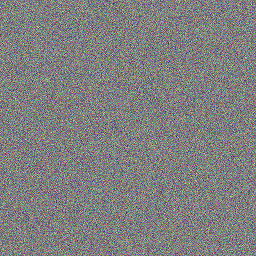
#> input picture baigti/test.png, 256 x 256 px
$ python random_rgb_static.py
#> lines starting #> are read from the running program, lines starting #| are printed output that depends on the picture
from PIL import Image
import random

im = Image.open('test.png')
#> im is the input picture: PIL image 256x256 RGBA; mean R, G, B, A 127.2, 127.2, 127.2, 255
pix = im.load()
print(im.size)
#| (256, 256)
def test():
    for x in range(im.size[0]):
        for y in range(im.size[1]):
            pix[x,y] = (random.randint(0,255),random.randint(0,255),random.randint(0,255))
    print("generated")
    save()
    test()
def save():
    im.save('test.png')
test()
#> in save (call 33), `im.save('test.png')`:
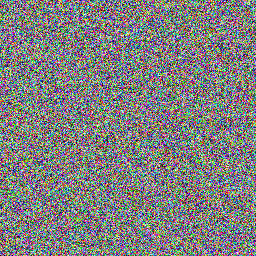
#> saved as test.png: PIL image 256x256 RGBA; mean R, G, B, A 127.3, 127.4, 126.9, 255
#> in save (call 34), `im.save('test.png')`:
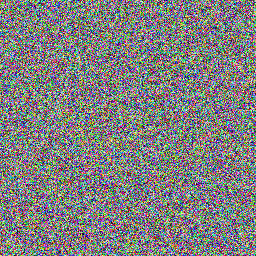
#> saved as test.png: PIL image 256x256 RGBA; mean R, G, B, A 127.6, 127.1, 127.2, 255
#> in save (call 35), `im.save('test.png')`:
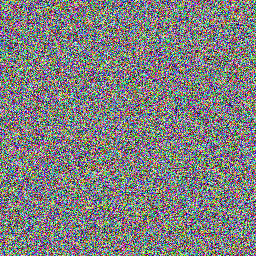
#> saved as test.png: PIL image 256x256 RGBA; mean R, G, B, A 127.6, 127.5, 127.4, 255
#> in save (call 36), `im.save('test.png')`:
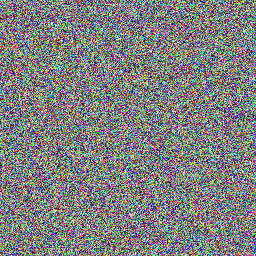
#> saved as test.png: PIL image 256x256 RGBA; mean R, G, B, A 127.3, 127.8, 128.1, 255
#> in save (call 37), `im.save('test.png')`:
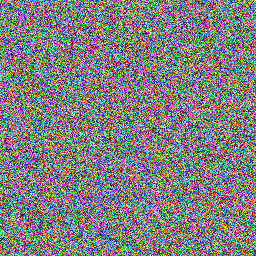
#> saved as test.png: PIL image 256x256 RGBA; mean R, G, B, A 127.9, 127.4, 128.1, 255
#> in save (call 38), `im.save('test.png')`:
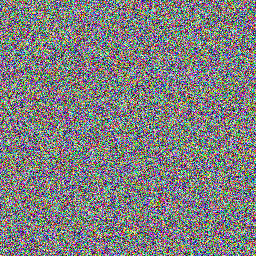
#> saved as test.png: PIL image 256x256 RGBA; mean R, G, B, A 127.2, 127, 127.5, 255
#> in save (call 39), `im.save('test.png')`:
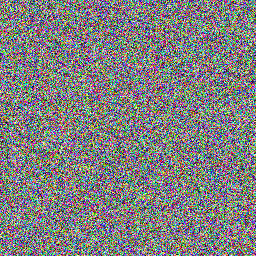
#> saved as test.png: PIL image 256x256 RGBA; mean R, G, B, A 127.6, 127.1, 127.5, 255
#> (the run stopped early here; a loop or call above may not have finished)
